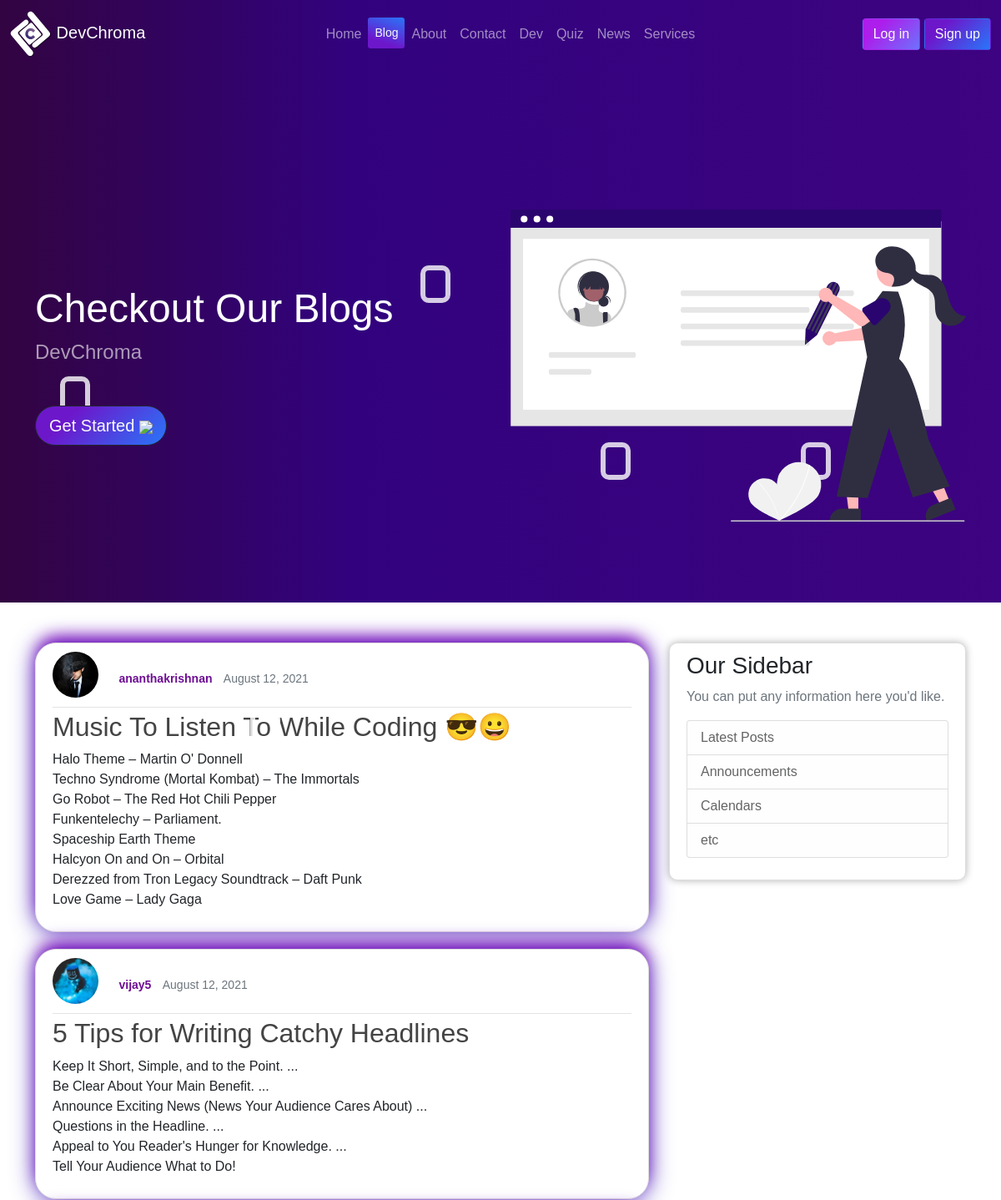
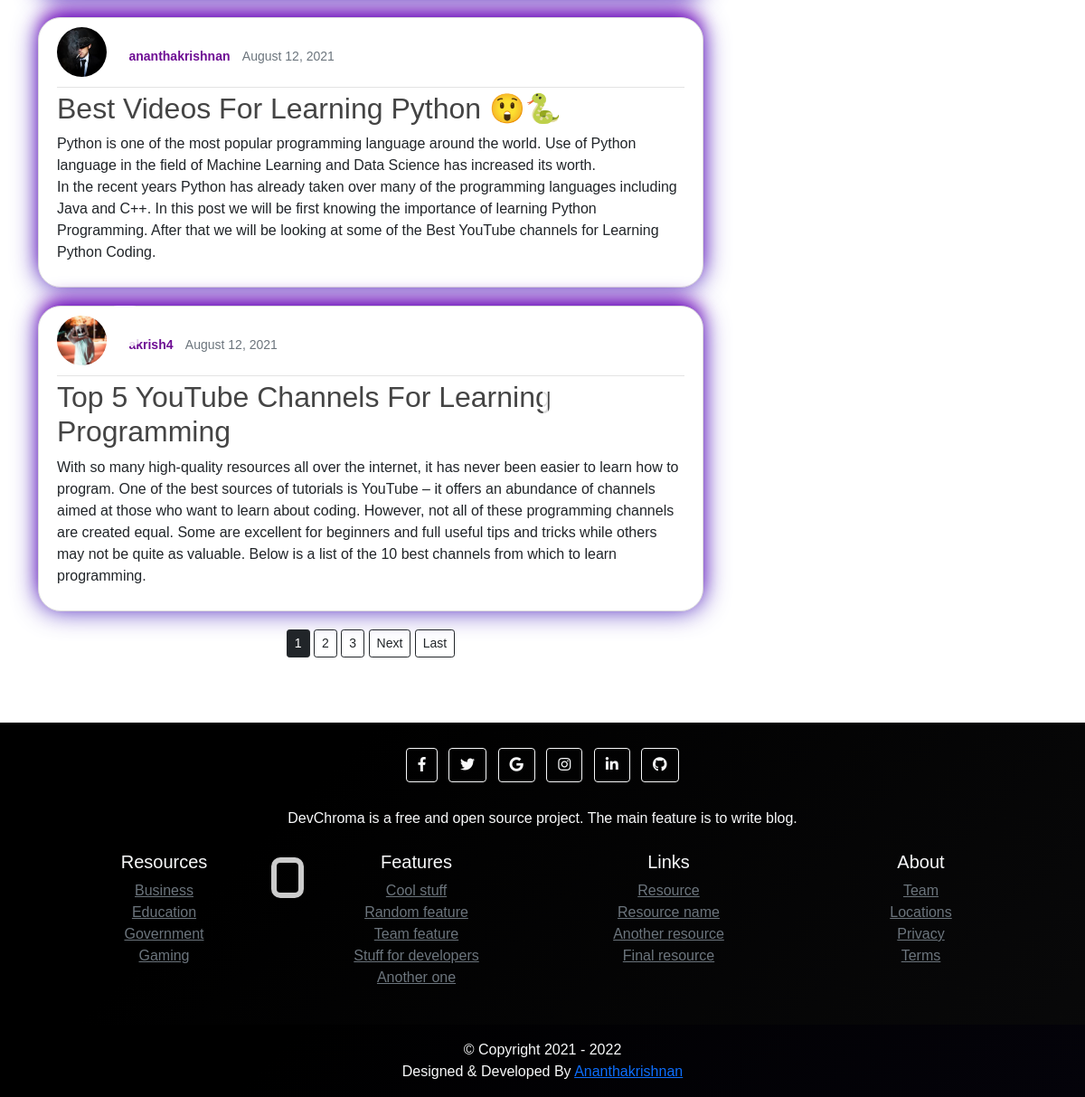
Screenshot of /blog/blog with the database file from the repository (2 pictures, top to bottom).
### blog/models.py (models this page shows, shortened)
class Post(models.Model):
    title = models.CharField(max_length=100)
    content = models.TextField()
    date_posted = models.DateTimeField(default=timezone.now)
    author = models.ForeignKey(User , on_delete=models.CASCADE)

### app/models.py (models this page shows, shortened)
class Profile(models.Model):
    user = models.OneToOneField(User, on_delete=models.CASCADE)
    image = models.ImageField(default='default.jpg' , upload_to='profile_pics')

### blog/views.py (the view)
# urls.py: path('blog',PostListView.as_view(),name="handleblog"),
class PostListView(ListView):
    model = Post
    template_name = 'blog/blogpage.html' # <app>/<model>_<viewtype>.html
    context_object_name = 'posts'
    ordering = ['-date_posted']
    paginate_by = 4

### templates/blog/blogpage.html (shortened to what this page needs)
{% extends 'base.html' %}
{% load static %}
{% block blog %}
active   text-light  btn-sm "  style="background-color: #2876f9;
          background-image: linear-gradient(200deg, #2876f9 0%, #6d17cb 74%);"
{% endblock blog %}
{% block intro %}
Checkout Our Blogs
{% endblock intro %}
{% block href %}
href="/about"
{% endblock href %}
{% block intro-image %}
<img src="{% static 'images/wall.svg' %}"  class="img-fluid animated" alt="hero-img1">
{% endblock intro-image %}
{% block body %}
<br><br>
<main role="main" class="container">
  <div class="row">
    <div class="col-md-8">
      {% for post in posts %}
       <article class="media content-section1">
                <div class="media-body">
                  <div class="article-metadata">
                   <img class="rounded-circle article-img" src="{{ post.author.profile.image.url }}">
                    <a class="text1" href="{% url 'user-posts' post.author.username %}">{{ post.author }}</a> &nbsp;
                    <small class="text-muted">{{ post.date_posted|date:"F d, Y" }}</small>
                  </div>
                  <h2><a class="article-title" href=" {% url 'post-detail' post.id %} ">{{ post.title }}</a></h2>
                  <p class="article-content">{{ post.content }}</p>
                </div>
        </article>
      {% endfor %}
      <center>
       {% if is_paginated %}
      {% for num in page_obj.paginator.page_range %}
        {% if page_obj.number == num %}
          <a class="btn btn-dark mb-4 btn-sm" href="?page={{ num }}">{{ num }}</a>
        {% elif num > page_obj.number|add:'-3' and num < page_obj.number|add:'3' %}
          <a class="btn btn-outline-dark mb-4 btn-sm" href="?page={{ num }}">{{ num }}</a>
        {% endif %}
      {% endfor %}
      {% if page_obj.has_next %}
        <a class="btn btn-outline-dark mb-4 btn-sm" href="?page={{ page_obj.next_page_number }}">Next</a>
        <a class="btn btn-outline-dark mb-4 btn-sm" href="?page={{ page_obj.paginator.num_pages }}">Last</a>
      {% endif %}
    {% endif %}
    </center>
    </div>
    <div class="col-md-4">
      <div class="content-section">
        <h3>Our Sidebar</h3>
        <p class='text-muted'>You can put any information here you'd like.
          <ul class="list-group">
            <li class="list-group-item list-group-item-light">Latest Posts</li>
            <li class="list-group-item list-group-item-light">Announcements</li>
            <li class="list-group-item list-group-item-light">Calendars</li>
            <li class="list-group-item list-group-item-light">etc</li>
          </ul>
        </p>
      </div>
    </div>
  </div>
</main>
  <br><br>
{% endblock body %}

### templates/base.html (shortened to what this page needs)
{% load static %}
<!DOCTYPE html>
<html lang="en">
  <head>
    <link href="https://cdn.jsdelivr.net/npm/bootstrap@5.0.1/dist/css/bootstrap.min.css" rel="stylesheet">
    <link
      rel="stylesheet"
      href="https://use.fontawesome.com/releases/v5.7.0/css/all.css"
    />
    <link href="https://unpkg.com/aos@2.3.1/dist/aos.css" rel="stylesheet">
  <link href="static/assets/css/style.css" rel="stylesheet">
  </head>
  <body>
<nav id="hero1" class="navbar navbar sticky-top navbar-expand-lg navbar-dark bg-dark">
  <div class="container-fluid">
    <a class="navbar-brand text-white" href="/">
      <img src=" {% static 'images/logo3.svg' %} " alt="logo" width="50">
      DevChroma</a>
    <div class="collapse navbar-collapse " id="navbarTogglerDemo02">
      <ul class="navbar-nav m-auto mb-2 mb-lg-0">
        <li class="nav-item">
          <a class="nav-link  {% block home %} {% endblock home %}" aria-current="page" href="/">Home</a>
        </li>
         <li class="nav-item  ">
          <a class="nav-link {% block blog %}
          {% endblock blog %}" href="/blog/blog">Blog</a>
        </li>
        <li class="nav-item">
          <a class="nav-link {% block about %}
          {% endblock about %}" href=" {% url 'about' %}">About</a>
        </li>
        <li class="nav-item">
          <a class="nav-link {% block contact %}
          {% endblock contact %}" href="/contact">Contact</a>
        </li>
        <li class="nav-item">
          <a class="nav-link {% block dev %}
          {% endblock dev %}" href="/dev">
             Dev
          </a>
       </li>
        <li class="nav-item">
          <a class="nav-link {% block quiz %}
          {% endblock quiz %}" href="/quiz">
             Quiz
          </a>
       </li>
       <li class="nav-item">
        <a class="nav-link {% block news %}
        {% endblock news %}" href="/news">
           News
        </a>
     </li>
        <li class="nav-item">
          <a class="nav-link {% block services %}
          {% endblock services %}" href="/services">Services</a>
        </li>
      </ul>
      <ul class="navbar-nav ml-auto">
          {% if not request.user.is_authenticated %}
          <div class="d-md-flex justify-content-md-end">
            <a href="/login" class="btn btn-md  text-light "  type="submit" style="background-color: #6e72fc;
            background-image: linear-gradient(315deg, #6e72fc 0%, #ad1deb 74%);";
          ">Log in  </a> &nbsp;
          <a  href="/signup" class="btn btn-md  text-light "  type="submit" style="background-color: #2876f9;
          background-image: linear-gradient(315deg, #2876f9 0%, #6d17cb 74%);";
          ">Sign up </a>
          </div>
          {% endif %}
      </ul>
    </div>
  </div>
</nav>
<section id="hero" class="d-flex align-items-center">
  <div class="box">
          <div></div>
          <div></div>
          </div>
      <div class="container">
        <div class="row">
          <div class="col-lg-6 d-flex flex-column justify-content-center pt-4 pt-lg-0 order-2 order-lg-1" data-aos="fade-up" data-aos-delay="200">
            <h1> {% block intro %}{% endblock intro %} </h1>
            <h2>DevChroma</h2>
            <div data-aos="fade-up" data-aos-delay="600">
              <div class="text-center text-lg-start">
                <a {% block href %}{% endblock href %}   class=" btn btn-lg btn-outline-dark rounded-pill text-light  " style="background-color: #2876f9;
                background-image: linear-gradient(315deg, #2876f9 0%, #6d17cb 74%);">
                  <span>Get Started <img src="https://img.icons8.com/ios-glyphs/24/000000/long-arrow-right.png"/></span>
                </a>
              </div>
            </div>
          </div>
          <div class="col-lg-6 order-1 order-lg-2 hero-img" data-aos="zoom-in" data-aos-delay="150">
          {% block intro-image %}{% endblock intro-image %}
            </div>
            </div>
            </div>
</section>
{% block body %}
{% endblock body %}
<footer class=" text-center text-light" style="background-color: #09090a;
background-image: linear-gradient(315deg, #09090a 0%, #000000 74%);
">
  <div class="container p-4">
    <section class="mb-4">
      <a class="btn btn-outline-light btn-floating m-1" href="#!" role="button"
        ><i class="fab fa-facebook-f"></i
      ></a>
      <a class="btn btn-outline-light btn-floating m-1" href="#!" role="button"
        ><i class="fab fa-twitter"></i
      ></a>
      <a class="btn btn-outline-light btn-floating m-1" href="#!" role="button"
        ><i class="fab fa-google"></i
      ></a>
      <a class="btn btn-outline-light btn-floating m-1" href="#!" role="button"
        ><i class="fab fa-instagram"></i
      ></a>
      <a class="btn btn-outline-light btn-floating m-1" href="#!" role="button"
        ><i class="fab fa-linkedin-in"></i
      ></a>
      <a class="btn btn-outline-light btn-floating m-1" href="#!" role="button"
        ><i class="fab fa-github"></i
      ></a>
    </section>
    <section class="mb-4">
      <p>
       DevChroma is a free and open source project. The main feature is to write blog.
      </p>
    </section>
    <section class="">
      <div class="row">
        <div class="col-lg-3 col-md-6 mb-4 mb-md-0">
          <h5>Resources</h5>
      <ul class="list-unstyled text-small">
        <li><a class="text-muted" href="#">Business</a></li>
        <li><a class="text-muted" href="#">Education</a></li>
        <li><a class="text-muted" href="#">Government</a></li>
        <li><a class="text-muted" href="#">Gaming</a></li>
      </ul>
        </div>
        <div class="col-lg-3 col-md-6 mb-4 mb-md-0">
          <h5>Features</h5>
      <ul class="list-unstyled text-small">
        <li><a class="text-muted" href="#">Cool stuff</a></li>
        <li><a class="text-muted" href="#">Random feature</a></li>
        <li><a class="text-muted" href="#">Team feature</a></li>
        <li><a class="text-muted" href="#">Stuff for developers</a></li>
        <li><a class="text-muted" href="#">Another one</a></li>
      </ul>
        </div>
        <div class="col-lg-3 col-md-6 mb-4 mb-md-0">
          <h5>Links</h5>
      <ul class="list-unstyled text-small">
       <li><a class="text-muted" href="#">Resource</a></li>
        <li><a class="text-muted" href="#">Resource name</a></li>
        <li><a class="text-muted" href="#">Another resource</a></li>
        <li><a class="text-muted" href="#">Final resource</a></li>
      </ul>
        </div>
        <div class="col-lg-3 col-md-6 mb-4 mb-md-0">
          <h5>About</h5>
      <ul class="list-unstyled text-small">
        <li><a class="text-muted" href="#">Team</a></li>
        <li><a class="text-muted" href="#">Locations</a></li>
        <li><a class="text-muted" href="#">Privacy</a></li>
        <li><a class="text-muted" href="#">Terms</a></li>
      </ul>
        </div>
      </div>
    </section>
  </div>
  <div class="text-center p-3" style="background-color: #130f40;
  background-image: linear-gradient(315deg, #04030a 0%, #000000 74%);">
    <div class="copyright">
      &copy; Copyright  2021 - 2022
    </div>
    Designed & Developed By <a class="light"  href="">Ananthakrishnan</a>
  </div>
</footer>
  </body>
</html>

### static/assets/css/style.css (style rules this page uses)
.content-section { background: #ffffff; padding: 10px 20px; border: 1px solid #dddddd; border-radius: 3px; margin-bottom: 20px; border-radius: 10px; box-shadow: 0px 0px 10px rgba(0, 0, 0,0.2); }
.content-section1 { background: #ffffff; padding: 10px 20px; border: 1px solid #dddddd; border-radius: 3px; margin-bottom: 20px; border-radius: 10px; box-shadow: 0px 0px 28px rgba(120, 19, 187, 0.8), 0 -10px 20px -5px #9725f5; }
.article-title { color: #444444; text-decoration: none; }
.article-content { white-space: pre-line; }
.article-img { height: 65px; width: 65px; margin-right: 16px; }
.article-metadata { padding-bottom: 1px; margin-bottom: 4px; border-bottom: 1px solid #e3e3e3; text-decoration: none; }
.article-metadata .text1 { color: rgb(110, 13, 148); text-decoration: none; font-size: 13px; font-weight: bold; }

### rows the page displays
Post: author.profile.image (picture), author "ananthakrishnan", date_posted "August 12, 2021", title "Music To Listen To While Coding 😎😀", content "Halo Theme – Martin O' Donnell Techno Syndrome (Mortal Kombat) – The Immortals Go Robot – The Red Hot Chili Pepper Funkentelechy – Parliament. Spaceship Earth Theme Halcyon On and On – Orbital Derezzed from Tron Legacy Soundtrack – Daft Punk Love Game – Lady Gaga"
Post: author.profile.image (picture), author "vijay5", date_posted "August 12, 2021", title "5 Tips for Writing Catchy Headlines", content "Keep It Short, Simple, and to the Point. ... Be Clear About Your Main Benefit. ... Announce Exciting News (News Your Audience Cares About) ... Questions in the Headline. ... Appeal to You Reader's Hunger for Knowledge. ... Tell Your Audience What to Do!"
Post: author.profile.image (picture), author "ananthakrishnan", date_posted "August 12, 2021", title "Best Videos For Learning Python 😲🐍", content "Python is one of the most popular programming language around the world. Use of Python language in the field of Machine Learning and Data Science has increased its worth. In the recent years Python has already taken over many of the programming languages including Java and C++. In this post we will be first knowing the importance of learning Python Programming. After that we will be looking at some of the Best YouTube channels for Learning Python Coding."
Post: author.profile.image (picture), author "akrish4", date_posted "August 12, 2021", title "Top 5 YouTube Channels For Learning Programming", content "With so many high-quality resources all over the internet, it has never been easier to learn how to program. One of the best sources of tutorials is YouTube – it offers an abundance of channels aimed at those who want to learn about coding. However, not all of these programming channels are created equal. Some are excellent for beginners and full useful tips and tricks while others may not be quite as valuable. Below is a list of the 10 best channels from which to learn programming."

### other values shown
{{ num }} "1"
{{ num }} "2" "3"
